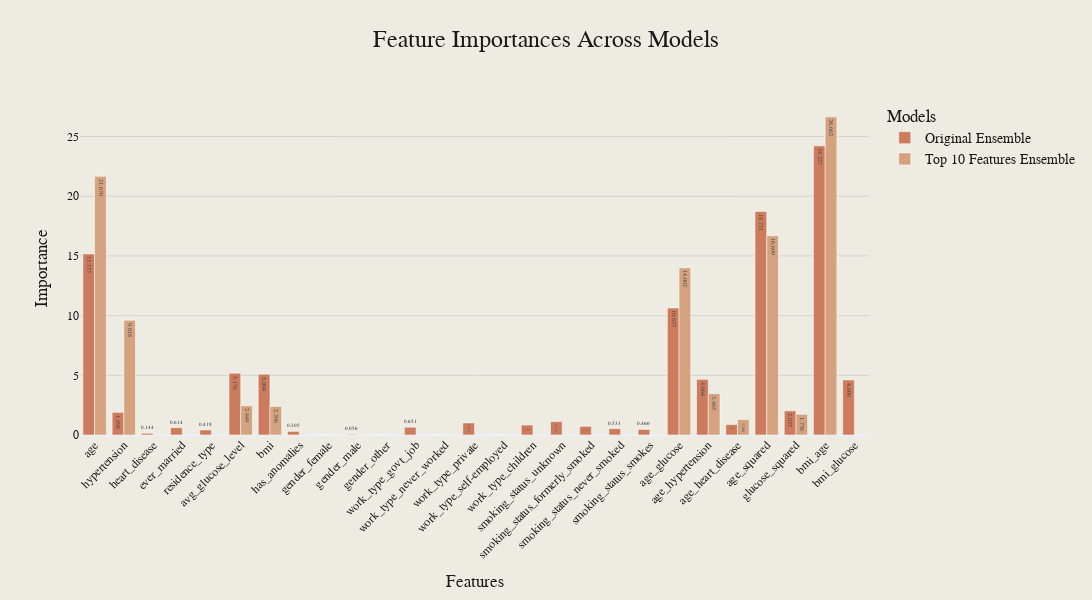

The cell this chart's notebook holds for it:
### Code cell
model_results = {
    "Original Ensemble": original_val_results,
    "Top 10 Features Ensemble": top_features_val_results,
}

y_pred_dict = {
    "Original Ensemble": original_val_results["y_pred"],
    "Top 10 Features Ensemble": top_features_val_results["y_pred"],
}

plot_model_performance(
    model_results,
    ["roc_auc", "pr_auc", "f1", "precision", "recall", "balanced_accuracy"],
    "../images/ensemble_model_performance_comparison.png",
)

plot_combined_confusion_matrices(
    model_results,
    y_test,
    y_pred_dict,
    labels=["No Stroke", "Stroke"],
    save_path="../images/ensemble_confusion_matrices_comparison.png",
)

original_importances = ensemble_model.named_estimators_["cb"].get_feature_importance()
top_features_importances = ensemble_model_top.named_estimators_[
    "cb"
].get_feature_importance()

feature_importances = {
    "Original Ensemble": dict(zip(X.columns, original_importances)),
    "Top 10 Features Ensemble": dict(zip(top_features, top_features_importances)),
}

plot_feature_importances(
    feature_importances,
    save_path="../images/ensemble_feature_importances_comparison.png",
)

### Figure 1 — Plotly figure (JSON) as saved in the notebook; plotly's stock layout.template omitted (floating-point values rounded to 4 significant figures)
{"data": [{"marker": {"color": "#CC7B5C"}, "name": "Original Ensemble", "text": ["15.173", "1.898", "0.144", "0.614", "0.419", "5.176", "5.094", "0.305", "0.000", "0.056", "0.000", "0.651", "0.000", "1.012", "0.000", "0.834", "1.128", "0.722", "0.533", "0.466", "10.637", "4.664", "0.882", "18.731", "2.027", "24.227", "4.606"], "textposition": "auto", "type": "bar", "x": ["age", "hypertension", "heart_disease", "ever_married", "residence_type", "avg_glucose_level", "bmi", "has_anomalies", "gender_female", "gender_male", "gender_other", "work_type_govt_job", "work_type_never_worked", "work_type_private", "work_type_self-employed", "work_type_children", "smoking_status_unknown", "smoking_status_formerly_smoked", "smoking_status_never_smoked", "smoking_status_smokes", "age_glucose", "age_hypertension", "age_heart_disease", "age_squared", "glucose_squared", "bmi_age", "bmi_glucose"], "y": [15.17, 1.898, 0.1445, 0.6141, 0.4194, 5.176, 5.094, 0.3047, 0, 0.05607, 0, 0.6511, 0, 1.012, 0, 0.8342, 1.128, 0.7221, 0.5331, 0.4664, 10.64, 4.664, 0.8825, 18.73, 2.027, 24.23, 4.606]}, {"marker": {"color": "#D4A27F"}, "name": "Top 10 Features Ensemble", "text": ["16.699", "21.670", "14.002", "26.662", "3.465", "2.449", "2.396", "9.618", "1.736", "1.304"], "textposition": "auto", "type": "bar", "x": ["age_squared", "age", "age_glucose", "bmi_age", "age_hypertension", "avg_glucose_level", "bmi", "hypertension", "glucose_squared", "age_heart_disease"], "y": [16.7, 21.67, 14.0, 26.66, 3.465, 2.449, 2.396, 9.618, 1.736, 1.304]}], "layout": {"barmode": "group", "font": {"color": "#191919", "family": "Styrene A", "size": 14}, "height": 600, "legend": {"title": {"text": "Models"}}, "paper_bgcolor": "#EEECE2", "plot_bgcolor": "#EEECE2", "title": {"font": {"color": "#191919", "family": "Styrene B", "size": 24}, "text": "Feature Importances Across Models", "x": 0.5, "xanchor": "center", "y": 0.95, "yanchor": "top"}, "width": 1200, "xaxis": {"tickangle": -45, "tickfont": {"color": "#191919", "family": "Styrene A", "size": 12}, "title": {"text": "Features"}}, "yaxis": {"gridcolor": "LightGrey", "gridwidth": 1, "showgrid": true, "tickfont": {"color": "#191919", "family": "Styrene A", "size": 12}, "title": {"text": "Importance"}}}}
